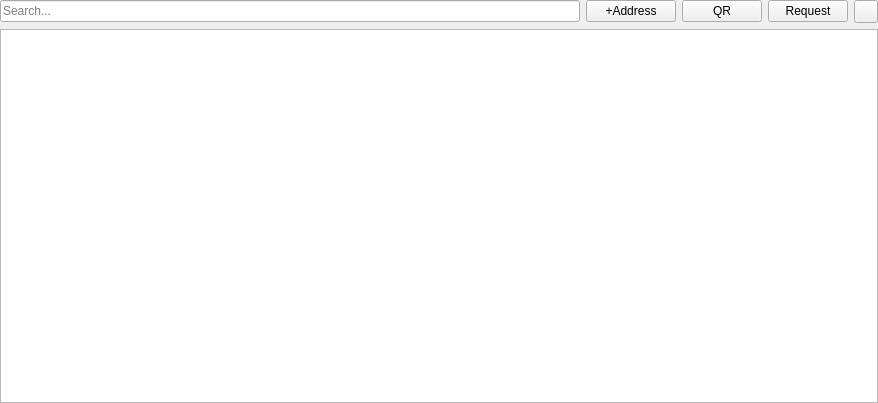
<?xml version="1.0" encoding="UTF-8"?>
<ui version="4.0">
 <class>ReceiveWidget</class>
 <widget class="QWidget" name="ReceiveWidget">
  <property name="geometry">
   <rect>
    <x>0</x>
    <y>0</y>
    <width>878</width>
    <height>403</height>
   </rect>
  </property>
  <property name="windowTitle">
   <string>Form</string>
  </property>
  <layout class="QVBoxLayout" name="verticalLayout">
   <property name="leftMargin">
    <number>0</number>
   </property>
   <property name="topMargin">
    <number>0</number>
   </property>
   <property name="rightMargin">
    <number>0</number>
   </property>
   <property name="bottomMargin">
    <number>0</number>
   </property>
   <item>
    <widget class="QFrame" name="frame_search">
     <property name="frameShape">
      <enum>QFrame::NoFrame</enum>
     </property>
     <property name="frameShadow">
      <enum>QFrame::Raised</enum>
     </property>
     <layout class="QHBoxLayout" name="horizontalLayout_2">
      <property name="leftMargin">
       <number>0</number>
      </property>
      <property name="topMargin">
       <number>0</number>
      </property>
      <property name="rightMargin">
       <number>0</number>
      </property>
      <property name="bottomMargin">
       <number>0</number>
      </property>
      <item>
       <widget class="QLineEdit" name="search">
        <property name="enabled">
         <bool>true</bool>
        </property>
        <property name="sizePolicy">
         <sizepolicy hsizetype="Expanding" vsizetype="Fixed">
          <horstretch>1</horstretch>
          <verstretch>0</verstretch>
         </sizepolicy>
        </property>
        <property name="text">
         <string/>
        </property>
        <property name="placeholderText">
         <string>Search...</string>
        </property>
       </widget>
      </item>
      <item>
       <widget class="QPushButton" name="btn_generateSubaddress">
        <property name="text">
         <string>+Address</string>
        </property>
        <property name="minimumSize">
         <size>
          <width>90</width>
          <height>0</height>
         </size>
        </property>
       </widget>
      </item>
      <item>
       <widget class="QPushButton" name="btn_showQrCode">
        <property name="text">
         <string>QR</string>
        </property>
        <property name="minimumSize">
         <size>
          <width>50</width>
          <height>0</height>
         </size>
        </property>
       </widget>
      </item>
      <item>
       <widget class="QPushButton" name="btn_createPaymentRequest">
        <property name="text">
         <string>Request</string>
        </property>
        <property name="minimumSize">
         <size>
          <width>70</width>
          <height>0</height>
         </size>
        </property>
       </widget>
      </item>
      <item>
       <widget class="QToolButton" name="toolBtn_options">
        <property name="text">
         <string/>
        </property>
        <property name="icon">
         <iconset resource="assets.qrc">
          <normaloff>:/assets/images/preferences.svg</normaloff>:/assets/images/preferences.svg</iconset>
        </property>
        <property name="popupMode">
         <enum>QToolButton::InstantPopup</enum>
        </property>
       </widget>
      </item>
     </layout>
    </widget>
   </item>
   <item>
    <widget class="SubaddressView" name="addresses">
     <property name="sizePolicy">
      <sizepolicy hsizetype="Expanding" vsizetype="Expanding">
       <horstretch>1</horstretch>
       <verstretch>0</verstretch>
      </sizepolicy>
     </property>
     <property name="horizontalScrollBarPolicy">
      <enum>Qt::ScrollBarAsNeeded</enum>
     </property>
     <property name="sizeAdjustPolicy">
      <enum>QAbstractScrollArea::AdjustIgnored</enum>
     </property>
     <property name="rootIsDecorated">
      <bool>false</bool>
     </property>
     <attribute name="headerStretchLastSection">
      <bool>true</bool>
     </attribute>
    </widget>
   </item>
  </layout>
 </widget>
 <customwidgets>
  <customwidget>
   <class>SubaddressView</class>
   <extends>QTreeView</extends>
   <header>model/SubaddressView.h</header>
  </customwidget>
 </customwidgets>
 <resources>
  <include location="assets.qrc"/>
 </resources>
 <connections/>
</ui>
